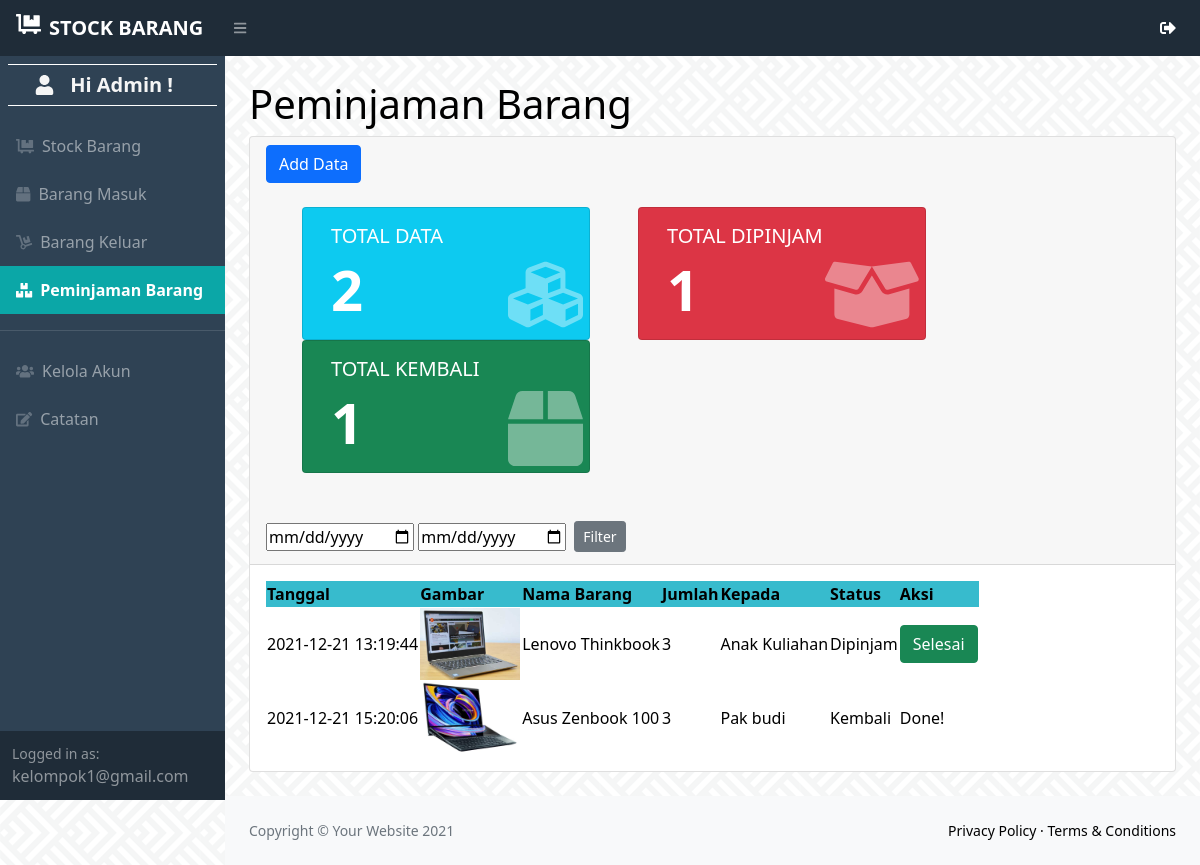
The app's page /admin/peminjaman.php (signed in) with its own data.
### tables this page shows
CREATE TABLE `peminjaman` (
  `idpeminjaman` int(11) NOT NULL,
  `idbarang` int(11) NOT NULL,
  `tanggalpinjam` timestamp NOT NULL DEFAULT current_timestamp(),
  `qty` int(11) NOT NULL,
  `peminjam` varchar(30) NOT NULL,
  `status` varchar(10) NOT NULL DEFAULT 'Dipinjam'
);

CREATE TABLE `stock` (
  `idbarang` int(11) NOT NULL,
  `namabarang` varchar(50) NOT NULL,
  `deskripsi` varchar(50) NOT NULL,
  `stock` int(11) NOT NULL,
  `image` varchar(150) DEFAULT NULL
);

### admin/peminjaman.php (the view, shortened to what this page needs)
<?php
require '../function.php';
$email = $_SESSION['email'];
$get1 = mysqli_query($conn, "select * from peminjaman");
$count1 = mysqli_num_rows($get1);
$get2 = mysqli_query($conn, "select * from peminjaman where status='Dipinjam'");
$count2 = mysqli_num_rows($get2);
$get3 = mysqli_query($conn, "select * from peminjaman where status='Kembali'");
$count3 = mysqli_num_rows($get3);
?>
<!DOCTYPE html>
<html lang="en">
    <head>
        <link href="https://cdn.jsdelivr.net/npm/simple-datatables@latest/dist/style.css" rel="stylesheet" />
        <link href="css/styles.css" rel="stylesheet" />
    </head>
    <body class="sb-nav-fixed">
        <nav class="sb-topnav navbar navbar-expand navbar-dark bg-dark">
            <a class="navbar-brand ps-3" href="home.php"><i class="fas fa-dolly-flatbed me-2 mb-1"></i><b>STOCK BARANG</b></a>
            <button class="btn btn-link btn-sm order-1 order-lg-0 me-4 me-lg-0" id="sidebarToggle" href="#!"><i class="fas fa-bars"></i></button>
            <ul class="navbar-nav ms-auto me-0 me-md-3 my-2 my-md-0">
                        <i class="fas fa-sign-out-alt me-2" id="navbarDropdown" href="#" role="button" data-bs-toggle="dropdown" aria-expanded="false" style="color:white;"></i>
            </ul>
        </nav>
        <div id="layoutSidenav">
            <div id="layoutSidenav_nav">
                <nav class="sb-sidenav accordion sb-sidenav-dark" id="sidenavAccordion">
                    <div class="sb-sidenav-menu">
                        <div class="nav">
                            <span class="navbar-brand ps-4 m-2" href="home.php" style=" border-top: 1px solid white; border-bottom: 1px solid white;">
                            <i class="fas fa-user fa-fw me-2 " style="color:#F5F5F5;"></i>
                            <b style="color:#F5F5F5;">Hi Admin !</b></span>
                            <a class="nav-link mt-2"  href="home.php" >
                                <div class="sb-nav-link-icon" ><i class="fas fa-dolly-flatbed"></i></div>
                               Stock Barang</b>
                            </a>
                            <a class="nav-link" href="masuk.php" >
                                <div class="sb-nav-link-icon" ><i class="fas fa-box"></i></div>
                                Barang Masuk
                            </a>
                            <a class="nav-link" href="keluar.php" >
                                <div class="sb-nav-link-icon" ><i class="fas fa-dolly"></i></div>
                                Barang Keluar
                            </a>
                            <a class="nav-link" href="peminjaman.php" style="background-color:#0ba7a7;">
                                <div class="sb-nav-link-icon" style="color:white;"><i class="fas fa-boxes"></i></div>
                                <b style="color:white;"> Peminjaman Barang</b>
                            </a>
                            <hr>
                            <a class="nav-link" href="Admin.php">
                                <div class="sb-nav-link-icon"><i class="fas fa-users"></i></div>
                                Kelola Akun
                            </a>
                            <a class="nav-link" href="catatan.php">
                                <div class="sb-nav-link-icon"><i class="fas fa-edit"></i></div>
                                Catatan
                            </a>
                        </div>
                    </div>
                    <div class="sb-sidenav-footer">
                        <div class="small">Logged in as:</div>
                        <?=$email;?>
                    </div>
                </nav>
            </div>
            <div id="layoutSidenav_content">
                <main>
                    <div class="container-fluid px-4">
                        <h1 class="mt-4">Peminjaman Barang</h1>
                        <div class="card mb-4">
                            <div class="card-header">
                                 <button type="button" class="btn btn-primary" data-bs-toggle="modal" data-bs-target="#myModal">
                                    Add Data
                                 </button>
                                 <br>
                                 <div class="row text-white mt-4 ">
                                 <div class="card bg-info ms-5" style="width: 18rem;">
                                    <div class="card-body">
                                        <div class="card-body-icon">
                                        <i class="fas fa-cubes"></i>
                                        </div>
                                        <h5 class="card-title">TOTAL DATA</h5>
                                        <div class="display-4"><?=$count1;?></div>
                                    </div>
                                    </div>
                                    <div class="card bg-danger ms-5" style="width: 18rem;">
                                    <div class="card-body ">
                                        <div class="card-body-icon">
                                        <i class="fas fa-box-open"></i>
                                        </div>
                                        <h5 class="card-title">TOTAL DIPINJAM</h5>
                                        <div class="display-4"><?=$count2;?></div>
                                    </div>
                                    </div>
                                    <div class="card bg-success ms-5" style="width: 18rem;">
                                    <div class="card-body">
                                        <div class="card-body-icon">
                                        <i class="fas fa-box"></i>
                                        </div>
                                        <h5 class="card-title">TOTAL KEMBALI</h5>
                                        <div class="display-4"><?=$count3;?></div>
                                    </div>
                                    </div>
                                 </div>
                                 <div class="row mt-5">
                                     <div class="col">
                                        <form method="post" class="form-inline">
                                            <input type="date" name="tgl_mulai" >
                                            <input type="date" name="tgl_selesai" >
                                            <button type="submit" name="filter_tgl" class="btn btn-secondary btn-sm mb-1 ms-1" >Filter</button>
                                        </form>
                                     </div>
                                 </div>
                            </div>
                            <div class="card-body">
                                <table id="datatablesSimple">
                                    <thead style="background-color:#37bbcd;">
                                        <tr>
                                            <th>Tanggal</th>
                                            <th>Gambar</th>
                                            <th>Nama Barang</th>
                                            <th>Jumlah</th>
                                            <th>Kepada</th>
                                            <th>Status</th>
                                            <th>Aksi</th>
                                        </tr>
                                    </thead>
                                    <tbody>
                                    <?php
                                        if(isset($_POST['filter_tgl'])){
                                            $mulai = $_POST['tgl_mulai'];
                                            $selesai = $_POST['tgl_selesai'];
                                            if($mulai!=null || $selesai!=null){
                                                $ambilsemuadatastock = mysqli_query($conn,"select * from peminjaman p, stock s where s.idbarang = p.idbarang and tanggalpinjam BETWEEN '$mulai' and DATE_ADD('$selesai', INTERVAL 1 DAY) order by idpeminjaman");
                                            } else {
                                                $ambilsemuadatastock = mysqli_query($conn,"select * from peminjaman p, stock s where s.idbarang = p.idbarang order by idpeminjaman");
                                            }
                                        } else {
                                            $ambilsemuadatastock = mysqli_query($conn,"select * from peminjaman p, stock s where s.idbarang = p.idbarang order by idpeminjaman");
                                        }
                                        while($data=mysqli_fetch_array($ambilsemuadatastock)){
                                            $idk = $data['idpeminjaman'];
                                            $tanggal = $data['tanggalpinjam'];
                                            $namabarang = $data['namabarang'];
                                            $qty  = $data['qty'];
                                            $penerima = $data['peminjam'];
                                            $status = $data['status'];
                                            $gambar = $data['image'];
                                            if($gambar==null){
                                                $img = 'No Photo';
                                            } else {
                                                $img = '<img src="../images/'.$gambar.'" class="zoomable">';
                                            }
                                        ?>
                                        <tr>
                                            <td><?=$tanggal;?></td>
                                            <td><?=$img;?></td>
                                            <td><?=$namabarang;?></td>
                                            <td><?=$qty;?></td>
                                            <td><?=$penerima;?></td>
                                            <td><?=$status;?></td>
                                            <td>
                                            <?php
                                                if($status=='Dipinjam'){
                                                    echo ' <button type="button" class="btn btn-success" data-bs-toggle="modal" data-bs-target="#edit'.$idk.'">
                                                           Selesai
                                                           </button>';
                                                } else {
                                                    echo 'Done!';
                                                }
                                            ?>
                                            </td>
                                        </tr>
                                        </div>
                                        <?php
                                        };
                                    ?>
                            </div>
                        </div>
                    </div>
                <footer class="py-4 bg-light mt-auto">
                    <div class="container-fluid px-4">
                        <div class="d-flex align-items-center justify-content-between small">
                            <div class="text-muted">Copyright &copy; Your Website 2021</div>
                            <div>
                                <a href="#">Privacy Policy</a>
                                &middot;
                                <a href="#">Terms &amp; Conditions</a>
                            </div>
                        </div>
                    </div>
                </footer>
    </body>
</html>

### admin/peminjaman.php (style rules this page uses)
.zoomable { width: 100px; }
a { text-decoration:none; color:black; }
.display-4 { font-weight: bold; }
.card-body-icon { position: absolute; z-index: 0; top: 30px; right: 6px; opacity: 0.4; font-size: 75px; }

### records on screen
peminjaman: tanggalpinjam "2021-12-21 13:19:44", idbarang.image (picture), idbarang.namabarang "Lenovo Thinkbook", qty "3", peminjam "Anak Kuliahan", status "Dipinjam"
peminjaman: tanggalpinjam "2021-12-21 15:20:06", idbarang.image (picture), idbarang.namabarang "Asus Zenbook 100", qty "3", peminjam "Pak budi", status "Kembali", shows "Done!"

### other values on screen
$email "kelompok1@gmail.com"
$count1 "2"
$count2 "1"
$count3 "1"
